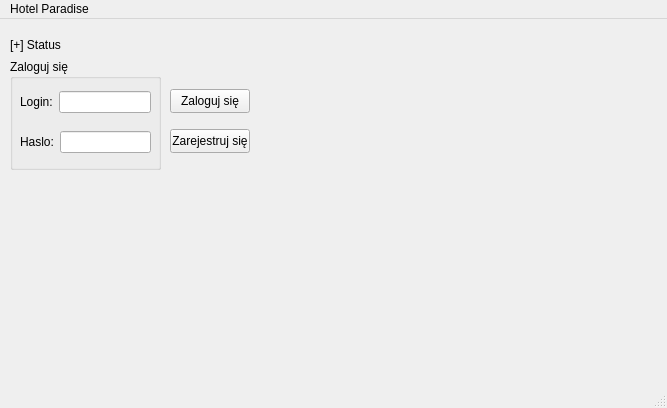
<?xml version="1.0" encoding="UTF-8"?>
<ui version="4.0">
 <class>MainWindow</class>
 <widget class="QMainWindow" name="MainWindow">
  <property name="geometry">
   <rect>
    <x>0</x>
    <y>0</y>
    <width>667</width>
    <height>408</height>
   </rect>
  </property>
  <property name="windowTitle">
   <string>MainWindow</string>
  </property>
  <widget class="QWidget" name="centralwidget">
   <widget class="QLabel" name="status">
    <property name="geometry">
     <rect>
      <x>10</x>
      <y>0</y>
      <width>391</width>
      <height>51</height>
     </rect>
    </property>
    <property name="text">
     <string>[+] Status</string>
    </property>
   </widget>
   <widget class="QGroupBox" name="groupBox">
    <property name="geometry">
     <rect>
      <x>10</x>
      <y>40</y>
      <width>151</width>
      <height>111</height>
     </rect>
    </property>
    <property name="title">
     <string>Zaloguj się</string>
    </property>
    <widget class="QWidget" name="layoutWidget">
     <property name="geometry">
      <rect>
       <x>10</x>
       <y>30</y>
       <width>131</width>
       <height>26</height>
      </rect>
     </property>
     <layout class="QHBoxLayout" name="horizontalLayout">
      <item>
       <widget class="QLabel" name="label_2">
        <property name="text">
         <string>Login:</string>
        </property>
       </widget>
      </item>
      <item>
       <widget class="QLineEdit" name="login_lineedit"/>
      </item>
     </layout>
    </widget>
    <widget class="QWidget" name="layoutWidget">
     <property name="geometry">
      <rect>
       <x>10</x>
       <y>70</y>
       <width>131</width>
       <height>26</height>
      </rect>
     </property>
     <layout class="QHBoxLayout" name="horizontalLayout_2">
      <item>
       <widget class="QLabel" name="label_3">
        <property name="text">
         <string>Haslo:</string>
        </property>
       </widget>
      </item>
      <item>
       <widget class="QLineEdit" name="haslo_lineedit"/>
      </item>
     </layout>
    </widget>
   </widget>
   <widget class="QPushButton" name="potwierdz">
    <property name="geometry">
     <rect>
      <x>170</x>
      <y>70</y>
      <width>80</width>
      <height>24</height>
     </rect>
    </property>
    <property name="text">
     <string>Zaloguj się</string>
    </property>
   </widget>
   <widget class="QPushButton" name="resjestracja">
    <property name="geometry">
     <rect>
      <x>170</x>
      <y>110</y>
      <width>80</width>
      <height>24</height>
     </rect>
    </property>
    <property name="text">
     <string>Zarejestruj się</string>
    </property>
   </widget>
   <widget class="QLabel" name="komunikat">
    <property name="geometry">
     <rect>
      <x>10</x>
      <y>160</y>
      <width>391</width>
      <height>41</height>
     </rect>
    </property>
    <property name="text">
     <string/>
    </property>
   </widget>
  </widget>
  <widget class="QMenuBar" name="menubar">
   <property name="geometry">
    <rect>
     <x>0</x>
     <y>0</y>
     <width>667</width>
     <height>21</height>
    </rect>
   </property>
   <widget class="QMenu" name="menuHotel_Paradise">
    <property name="title">
     <string>Hotel Paradise</string>
    </property>
   </widget>
   <addaction name="menuHotel_Paradise"/>
  </widget>
  <widget class="QStatusBar" name="statusbar"/>
 </widget>
 <resources/>
 <connections/>
</ui>
